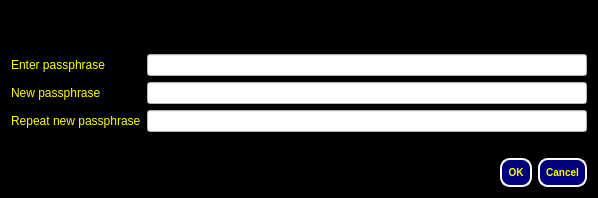
<?xml version="1.0" encoding="UTF-8"?>
<ui version="4.0">
 <class>AskPassphraseDialog</class>
 <widget class="QDialog" name="AskPassphraseDialog">
  <property name="geometry">
   <rect>
    <x>0</x>
    <y>0</y>
    <width>598</width>
    <height>198</height>
   </rect>
  </property>
  <property name="sizePolicy">
   <sizepolicy hsizetype="Preferred" vsizetype="Minimum">
    <horstretch>0</horstretch>
    <verstretch>0</verstretch>
   </sizepolicy>
  </property>
  <property name="minimumSize">
   <size>
    <width>550</width>
    <height>0</height>
   </size>
  </property>
  <property name="windowTitle">
   <string>Passphrase Dialog</string>
  </property>
  <property name="styleSheet">
   <string notr="true">background-color: rgb(0, 0, 0);</string>
  </property>
  <layout class="QVBoxLayout" name="verticalLayout">
   <item>
    <widget class="QLabel" name="warningLabel">
     <property name="styleSheet">
      <string notr="true">color: rgb(255, 255, 0);</string>
     </property>
     <property name="textFormat">
      <enum>Qt::RichText</enum>
     </property>
     <property name="wordWrap">
      <bool>true</bool>
     </property>
    </widget>
   </item>
   <item>
    <layout class="QFormLayout" name="formLayout">
     <property name="fieldGrowthPolicy">
      <enum>QFormLayout::AllNonFixedFieldsGrow</enum>
     </property>
     <item row="0" column="0">
      <widget class="QLabel" name="passLabel1">
       <property name="styleSheet">
        <string notr="true">color: rgb(255, 255, 0);</string>
       </property>
       <property name="text">
        <string>Enter passphrase</string>
       </property>
      </widget>
     </item>
     <item row="0" column="1">
      <widget class="QLineEdit" name="passEdit1">
       <property name="styleSheet">
        <string notr="true">background-color: rgb(255, 255, 255);
color: rgb(170, 0, 0);</string>
       </property>
       <property name="echoMode">
        <enum>QLineEdit::Password</enum>
       </property>
      </widget>
     </item>
     <item row="1" column="0">
      <widget class="QLabel" name="passLabel2">
       <property name="styleSheet">
        <string notr="true">color: rgb(255, 255, 0);</string>
       </property>
       <property name="text">
        <string>New passphrase</string>
       </property>
      </widget>
     </item>
     <item row="1" column="1">
      <widget class="QLineEdit" name="passEdit2">
       <property name="styleSheet">
        <string notr="true">background-color: rgb(255, 255, 255);
color: rgb(170, 0, 0);</string>
       </property>
       <property name="echoMode">
        <enum>QLineEdit::Password</enum>
       </property>
      </widget>
     </item>
     <item row="2" column="0">
      <widget class="QLabel" name="passLabel3">
       <property name="styleSheet">
        <string notr="true">color: rgb(255, 255, 0);</string>
       </property>
       <property name="text">
        <string>Repeat new passphrase</string>
       </property>
      </widget>
     </item>
     <item row="2" column="1">
      <widget class="QLineEdit" name="passEdit3">
       <property name="styleSheet">
        <string notr="true">background-color: rgb(255, 255, 255);
color: rgb(170, 0, 0);</string>
       </property>
       <property name="echoMode">
        <enum>QLineEdit::Password</enum>
       </property>
      </widget>
     </item>
     <item row="3" column="1">
      <widget class="QLabel" name="capsLabel">
       <property name="font">
        <font>
         <weight>75</weight>
         <bold>true</bold>
        </font>
       </property>
       <property name="text">
        <string/>
       </property>
       <property name="alignment">
        <set>Qt::AlignCenter</set>
       </property>
      </widget>
     </item>
    </layout>
   </item>
   <item>
    <widget class="QDialogButtonBox" name="buttonBox">
     <property name="styleSheet">
      <string notr="true">QPushButton { background : #00007F ;border-radius:10px; border-color: white; color: yellow;  border-style: solid; border-width: 2px;font: bold 10px;min-width: 5em; padding: 6px;}</string>
     </property>
     <property name="orientation">
      <enum>Qt::Horizontal</enum>
     </property>
     <property name="standardButtons">
      <set>QDialogButtonBox::Cancel|QDialogButtonBox::Ok</set>
     </property>
    </widget>
   </item>
  </layout>
 </widget>
 <resources/>
 <connections>
  <connection>
   <sender>buttonBox</sender>
   <signal>accepted()</signal>
   <receiver>AskPassphraseDialog</receiver>
   <slot>accept()</slot>
   <hints>
    <hint type="sourcelabel">
     <x>248</x>
     <y>254</y>
    </hint>
    <hint type="destinationlabel">
     <x>157</x>
     <y>274</y>
    </hint>
   </hints>
  </connection>
  <connection>
   <sender>buttonBox</sender>
   <signal>rejected()</signal>
   <receiver>AskPassphraseDialog</receiver>
   <slot>reject()</slot>
   <hints>
    <hint type="sourcelabel">
     <x>316</x>
     <y>260</y>
    </hint>
    <hint type="destinationlabel">
     <x>286</x>
     <y>274</y>
    </hint>
   </hints>
  </connection>
 </connections>
</ui>
